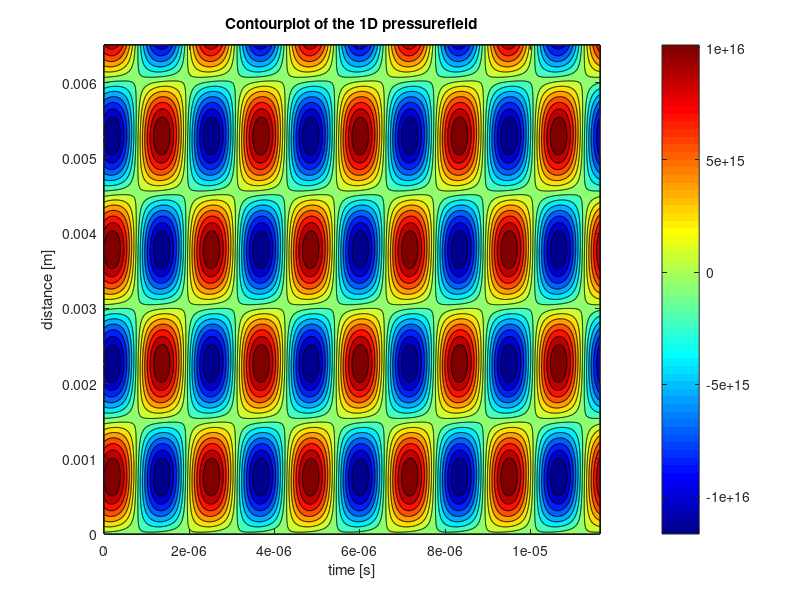
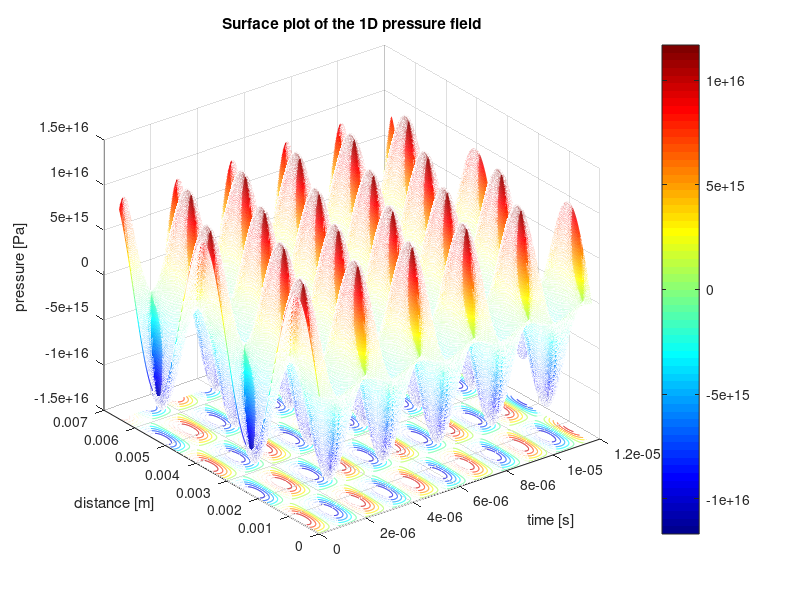

Write the MATLAB code that produced these figures, in order.
close all;
clear all;
clc;
%% Parameter initialization

j = 1i;                                                                     % imaginary value
f = 4.30*10^5;                                                               % operating frequency [Hz]
omega = 2*pi*f;                                                             % operating frequency [rad/s] 
c_33 = 16.6*10^10;                                                          % Elastic compliance coefficient
c_n = c_33;                                                                 % Comes from the multilayer paper.
rho_n = 7.8*10^3;                                                           % density of the piezoelectric disc.
v_n = sqrt(c_n/rho_n);                                                      % wave speed of compressional waves in the piezoelectric plate
c_mn = v_n;                                                                 % sound velocity.
d_n = 2*10^-3;                                                              % thickness of the piezoelectric plate.
l_mn = d_n;                                                                 % thickness according to Sittig schwanzel.
f_mn = c_mn/(2*l_mn);                                                       % some specific frequency I guess.
%f_backing = c_backing/(2*l_backing);


gamma = omega * d_n/v_n;                                                    % 
eps_0=8.854*10^-12;          
eps_33=1200*eps_0;
s_33 = 14.2*10^-12;
d_33 = 265*10^-12;
h_33 = d_33/(s_33*eps_33);
k_n_squared = h_33^2 *eps_33/c_33;
k_squared = k_n_squared;
s = k_squared * sin(gamma)/gamma;
%gamma_mn = [pi*f/f_mn pi*f/f_backing];
r = 2.5*10^-3; 
S = pi*r^2;
C_0= S*eps_33/(d_n);
Z_0 = rho_n*v_n*S;
omega_mn = 2*pi*f_mn;
Z_mn = Z_0;
phi = sqrt(k_squared)*sqrt(omega_mn*c_mn*Z_mn/pi);
c = k_squared * (1-cos(gamma))/gamma;
A_mn = S;
Q_mn = rho_n;
Z_mn = A_mn * Q_mn; 

rho_Back = 7850;
c_Back = 3230;
r_Back = 2.5*10^-3;
S_Back = pi*r_Back^2;
Z_Back = rho_Back*c_Back*S_Back;  
Z_NB = Z_Back;       % not sure about this! As NB is the final layer, but front or back??

c_fluid = 1300;
Kin_Vis=32*10^-6; 




%% 4 port model matrix - Sittig


T_11 = (cos(gamma) - s)/(1-s);
T_12 = (j*Z_0*(sin(gamma) - 2*c))/(1-s);
T_13 = -((cos(gamma) - 1)*phi)/(1-s);
T_14 = 0;
T_21 = (j*sin(gamma))/(Z_0*(1-s));
T_22 = (cos(gamma) - s)/(1-s);
T_23 = -(j*phi*sin(gamma))/(1-s);
T_24 = 0;
T_31 = 0;
T_32 = 0;
T_33 = 1;
T_34 = 0;
T_41 = -(j*sin(gamma))/(Z_0*(1-s)) * phi;
T_42 = -((cos(gamma) - 1)*phi)/(1-s);
T_43 = (j*omega*C_0)/(1-s);
T_44 = 1;

Tn=[T_11 T_12 T_13 T_14; ...
    T_21 T_22 T_23 T_24; ...
    T_31 T_32 T_33 T_34; ...
    T_41 T_42 T_43 T_44];
T=(Tn)^2;
T_11=Tn(1,1);
T_12=Tn(1,2);
T_13=Tn(1,3);
T_14=Tn(1,4);
T_21=Tn(2,1);
T_22=Tn(2,2);
T_23=Tn(2,3);
T_24=Tn(2,4);
T_31=Tn(3,1);
T_32=Tn(3,2);
T_33=Tn(3,3);
T_34=Tn(3,4);
T_41=Tn(4,1);
T_42=Tn(4,2);
T_43=Tn(4,3);
T_44=Tn(4,4);
%% Intermediate layers (ex. glue layers, copper electrode, etceteraness)

r_copper = 2.5*10^-3;
A_copper = pi*r_copper^2;
rho_copper = 8920;
c_copper = 3570;
d_copper = 0.5*10^-3;
v_copper = sqrt(c_copper/rho_copper)

Z_copper = A_copper*rho_copper*c_copper;
gamma_copper = omega * d_copper/v_copper;

A_copper = [cos(gamma_copper) j*Z_copper*sin(gamma_copper); ...
    (j*sin(gamma_copper))/Z_copper cos(gamma_copper)];

rho_FP = 7850;
r_FP = 4.5*10^-3;
c_FP = 3230;
S_FP = pi*r_FP^2;
d_FP = 0.5*10^-3;
v_FP = sqrt(c_FP/rho_FP)

Z_FP = rho_FP*c_FP*S_FP;
gamma_FP = omega*d_FP/v_FP;

A_FP = [cos(gamma_FP) j*Z_FP*sin(gamma_FP); ...
    (j*sin(gamma_FP))/Z_FP cos(gamma_FP)];

rho_H = 7860;
r_H = 2.5*10^-3;
c_H = 3230;
S_H = pi*r_H^2;
d_H = 3.25*10^-3;
v_H = sqrt(c_H/rho_H);
gamma_H = omega*d_H/v_H;
Z_H = rho_H*c_H*S_H;
A_H = [cos(gamma_H) j*Z_H*sin(gamma_H); ...
    (j*sin(gamma_H))/Z_H cos(gamma_H)];

A_m = A_copper*A_FP*A_H;
A_b = A_m(1,1);
B_b = A_m(1,2);
C_b = A_m(2,1);
D_b = A_m(2,2);

Z_b = (A_b*Z_NB + B_b)/(C_b*Z_NB + D_b);

%% 2x2 matrices for parallel connection of piezoelectric layers

A_c = T_31 - T_33*(T_21*Z_b + T_11)/(T_23*Z_b + T_13);
B_c = T_32 - T_33*(T_22*Z_b + T_12)/(T_23*Z_b + T_13);
C_c = T_41 - T_43*(T_21*Z_b + T_11)/(T_23*Z_b + T_13);
D_c = T_42 - T_43*(T_22*Z_b + T_12)/(T_23*Z_b + T_13);

A_C = [A_c B_c; C_c D_c];

%% Final 2x2 matrix of Piezo stack 
A_ps = A_C*A_m;
A = A_ps(1,1);
B = A_ps(1,2);
C = A_ps(2,1);
D = A_ps(2,2);


%% Sensitivity Functions

S_a=S;                               % effective face area of the transducer
rho_2=857;                           % density of the fluid ISO VG 32
c=1300;                              % compresisonal wave speed in fluid 
Z_r=S_a*c*rho_2;                     % Acoustic radiation impedance 


Z_E = (A*Z_H + B)/(C*Z_H + D);            % electrical input impedance
V_IL = Z_H/(A*Z_H + B);                   % voltage transfer ratio between input voltage and output force



V_M = 150;                                                                    % Input voltage
lambda =c_fluid/f;                                                                  % wavelength of the pressure field
F_surface = V_M * V_IL;                                                       % Total force on trasnducer surface
P_surface = F_surface/S;                                                  % pressure on the transducer surface

%% Translation to the 1D pressure field

damp_coeff =(2*Kin_Vis*omega^2)/(3*c_fluid^3);                                          % Damping coefficient for attenuation within the liquid
P_field = zeros(1000,1000);                                                   % A matrix is initialized for storing the (complex)
                                                                              % pressure values varying with time and distance.     
% A standing wave is produced by attenuation of the travelling wave and its 
% reflections resulting from rebounding at the boundaries (walls). During
% the reflection at the boundaries, energy is lost which can be represented
% by a reflection coefficient, which takes the number of reflections until
% total attenuation into account. There is distinguished between the
% reflection coefficient due to impact with the right and left wall.

R1 = 4.2736;                                                                % Left wall reflection coefficient.
R2 = 4.8295;                                                                % Right wall reflection coefficient.

t = linspace(0,10*pi/omega,1000);                                               % time duration during which the pressure field
                                                                            % is monitored.
x = linspace(0,5*0.0013,1000);                                              % Distance over which the pressure field is monitored.

% Here the P_field matrix is filled with the pressure amplitudes and phase
% shifts at a certain location in space and moment in time.
 for n = 1:1000
     for m = 1:1000
     P_field(n,m) = P_surface*(R1+1) * exp(1i*omega*t(m)-1i*x(n)*2*pi/lambda) ...
         - R2*P_surface * exp(1i*omega*t(m)+1i*(x(n))*2*pi/lambda);
      end
 end

%% Contourplots of the standing pressure wave

% 2D plot which shows the pressure minima and maxima of the pressure field
figure
contourf(t,x, real(P_field), 14); colormap jet; colorbar;
xlabel('time [s]'); ylabel('distance [m]'); title('Contourplot of the 1D pressurefield');

%% Surface plots of the standing pressure wave

% 3D animation of the pressure field
figure
meshc(t,x, real(P_field)); colormap jet; colorbar;
xlabel('time [s]'); ylabel('distance [m]'); zlabel('pressure [Pa]'); title('Surface plot of the 1D pressure field');









    
    
